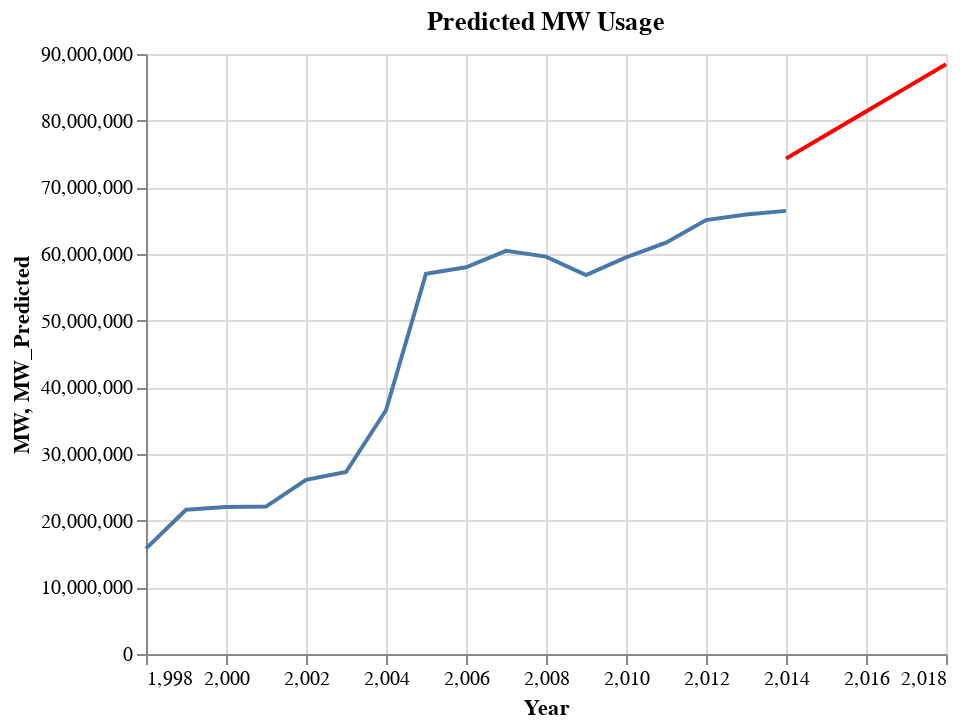

Here is the notebook cell this chart was saved with:
### Code cell
average_mw = hist.groupby('Year')['MW'].mean().reset_index()
chart = alt.Chart(average_mw).mark_line().encode(
    x='Year',
    y='MW',
    tooltip=['Year', 'MW']
).properties(
    title='Predicted MW Usage'
)
chart2=chart + pred_chart
chart2

### Figure 1 — Vega-Lite specification as saved in the notebook (floating-point values rounded to 4 significant figures)
{"config": {"view": {"continuousWidth": 400, "continuousHeight": 300}}, "layer": [{"data": {"name": "data-6b9d1beca24f1f871a48e6db79214619"}, "mark": "line", "encoding": {"tooltip": [{"field": "Year", "type": "quantitative"}, {"field": "MW", "type": "quantitative"}], "x": {"field": "Year", "type": "quantitative"}, "y": {"field": "MW", "type": "quantitative"}}, "title": "Predicted MW Usage"}, {"data": {"name": "data-77401dae31bae6a2295d8df331a1d4e9"}, "mark": {"type": "line", "color": "red"}, "encoding": {"tooltip": [{"field": "Year", "type": "quantitative"}, {"field": "MW_Predicted", "type": "quantitative"}], "x": {"field": "Year", "type": "quantitative"}, "y": {"field": "MW_Predicted", "type": "quantitative"}}, "title": "Predicted MW Values"}], "$schema": "https://vega.github.io/schema/vega-lite/v4.17.0.json", "datasets": {"data-6b9d1beca24f1f871a48e6db79214619": [{"Year": 1998, "MW": 15810000.0}, {"Year": 1999, "MW": 21630000.0}, {"Year": 2000, "MW": 22040000.0}, {"Year": 2001, "MW": 22110000.0}, {"Year": 2002, "MW": 26130000.0}, {"Year": 2003, "MW": 27300000.0}, {"Year": 2004, "MW": 36560000.0}, {"Year": 2005, "MW": 57040000.0}, {"Year": 2006, "MW": 58000000.0}, {"Year": 2007, "MW": 60480000.0}, {"Year": 2008, "MW": 59600000.0}, {"Year": 2009, "MW": 56830000.0}, {"Year": 2010, "MW": 59490000.0}, {"Year": 2011, "MW": 61690000.0}, {"Year": 2012, "MW": 65080000.0}, {"Year": 2013, "MW": 65920000.0}, {"Year": 2014, "MW": 66470000.0}], "data-77401dae31bae6a2295d8df331a1d4e9": [{"Year": 2014, "MW_Predicted": 74310000.0}, {"Year": 2015, "MW_Predicted": 77840000.0}, {"Year": 2016, "MW_Predicted": 81380000.0}, {"Year": 2017, "MW_Predicted": 84920000.0}, {"Year": 2018, "MW_Predicted": 88450000.0}]}}
